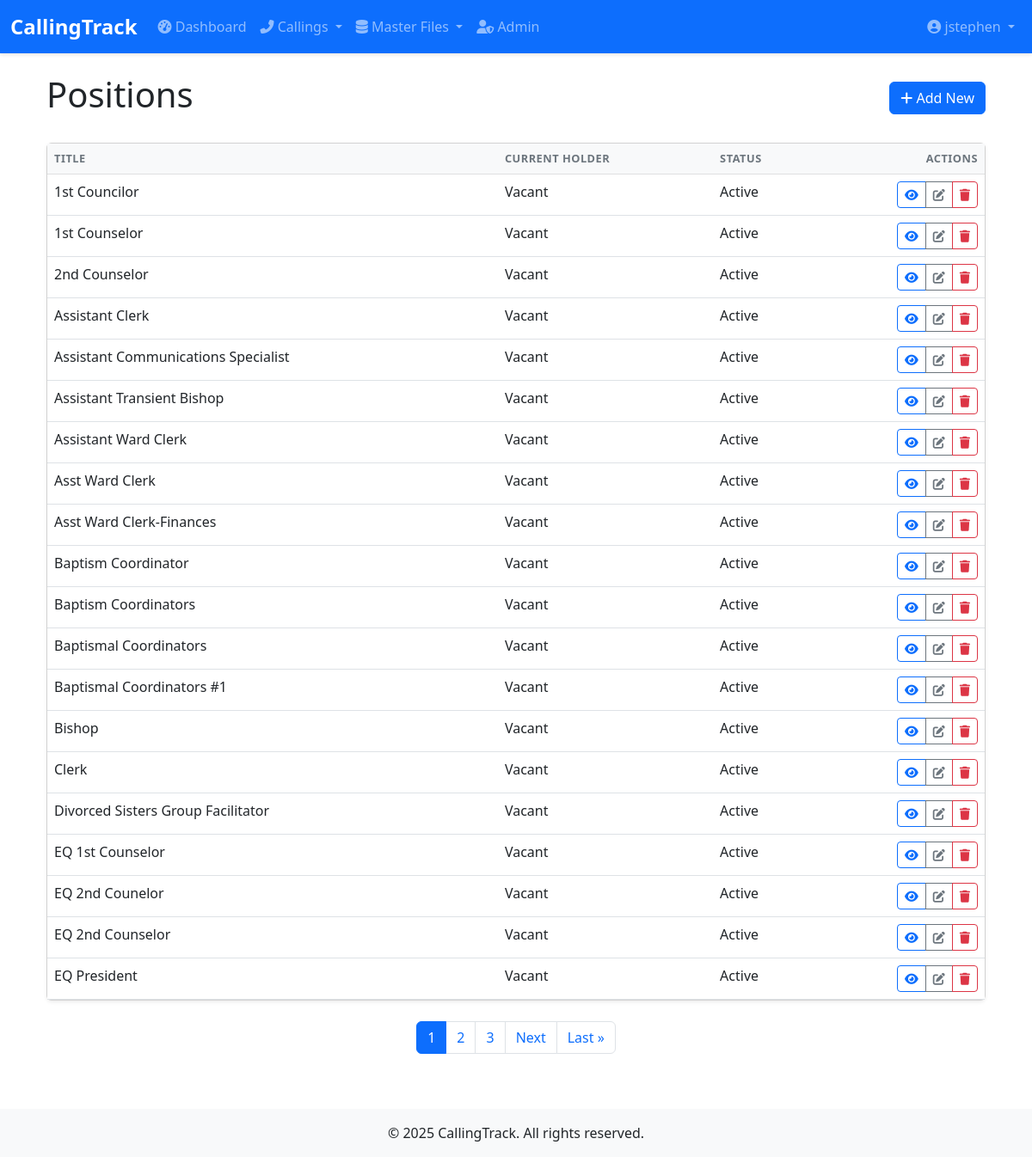
Screenshot of /callings/positions/ (signed in) with the database file from the repository.
### accounts/models.py (models this page shows, shortened)
class User(AbstractUser):
    email = models.EmailField(_('email address'), unique=True)
    phone = models.CharField(_('phone number'), max_length=20, blank=True)
    class Meta:
        verbose_name = _('user')
        verbose_name_plural = _('users')

### callings/models.py (models this page shows, shortened)
class Position(models.Model):
    title = models.CharField(max_length=100, unique=True)
    description = models.TextField(blank=True, null=True, help_text="Description of the position's responsibilities")
    is_leadership = models.BooleanField(default=False, help_text="Whether this is a leadership position")
    is_active = models.BooleanField(default=True, help_text="Whether this position is currently active")
    requires_setting_apart = models.BooleanField(
        default=False,
        help_text="Whether this position requires the member to be set apart"
    )
    display_order = models.PositiveSmallIntegerField(
        default=0,
        help_text="Order in which positions should be displayed (lower numbers first)"
    )
    created_at = models.DateTimeField(auto_now_add=True)
    updated_at = models.DateTimeField(auto_now=True)
    class Meta:
        ordering = ['display_order', 'title']
    def get_current_holder(self):
        active_calling = self.callings.filter(calling_status='ACTIVE', is_active=True).first()
        return active_calling.name if active_calling else None
    def get_list_display(self):
        current_holder = self.get_current_holder()
        return [
            self.title,
            current_holder or 'Vacant',
            'Active' if self.is_active else 'Inactive'
        ]
    def get_absolute_url(self):
        return reverse('callings:position-detail', kwargs={'pk': self.pk})

### callings/views.py (the view)
# urls.py: path('positions/', views.PositionListView.as_view(), name='position-list'),
class PositionListView(LoginRequiredMixin, TitleMixin, ListView):
    model = Position
    template_name = 'callings/position/position_list.html'
    context_object_name = 'positions'
    title = 'Positions'
    paginate_by = 20
    def get_context_data(self, **kwargs):
        context = super().get_context_data(**kwargs)
        context['headers'] = ['Title', 'Current Holder', 'Status']
        return context

### callings/views.py (called while the page is built)
    def get_title(self):
        return self.title

    def get_context_data(self, **kwargs):
        context = super().get_context_data(**kwargs)
        context['title'] = self.get_title()
        return context

### callings/templates/callings/position/position_list.html (shortened to what this page needs)
{% extends 'callings/_list.html' %}
{% block content %}
{% with title='Positions' create_url='callings:position-create' update_url='callings:position-update' delete_url='callings:position-delete' %}
{% with headers=headers %}
{{ block.super }}
{% endwith %}
{% endwith %}
{% endblock %}

### callings/templates/callings/_list.html (shortened to what this page needs)
{% extends 'callings/base.html' %}
{% load table_tags %}
{% block content %}
<div class="container">
    <div class="d-flex justify-content-between align-items-center mb-4">
        <h1>{{ title }}</h1>
        {% if create_url %}
        <a href="{% url create_url %}" class="btn btn-primary">
            <i class="fas fa-plus"></i> Add New
        </a>
        {% endif %}
    </div>
    <div class="card">
        <div class="card-body p-0">
            <div class="table-responsive">
                <table class="table table-hover mb-0">
                    <thead class="table-light">
                        <tr>
                            {% if sortable_headers %}
                                {% for field, label in sortable_headers %}
                                <th>{% sort_header field label %}</th>
                                {% endfor %}
                            {% else %}
                                {% for header in headers %}
                                <th>{{ header }}</th>
                                {% endfor %}
                            {% endif %}
                            <th class="text-end">Actions</th>
                        </tr>
                    </thead>
                    <tbody>
                        {% for item in object_list %}
                        <tr>
                            {% for field in item.get_list_display %}
                            <td>{{ field }}</td>
                            {% endfor %}
                            <td class="text-end">
                                <div class="btn-group" role="group">
                                    <a href="{{ item.get_absolute_url }}" class="btn btn-sm btn-outline-primary"
                                       data-bs-toggle="tooltip" title="View">
                                        <i class="fas fa-eye"></i>
                                    </a>
                                    <a href="{% url update_url item.pk %}" class="btn btn-sm btn-outline-secondary"
                                       data-bs-toggle="tooltip" title="Edit">
                                        <i class="fas fa-edit"></i>
                                    </a>
                                    <a href="{% url delete_url item.pk %}" class="btn btn-sm btn-outline-danger"
                                       data-bs-toggle="tooltip" title="Delete">
                                        <i class="fas fa-trash"></i>
                                    </a>
                                </div>
                            </td>
                        </tr>
                        {% endfor %}
                    </tbody>
                </table>
            </div>
        </div>
    </div>
    {% if is_paginated %}
    <nav aria-label="Page navigation" class="mt-4">
        <ul class="pagination justify-content-center">
            {% for num in page_obj.paginator.page_range %}
                {% if page_obj.number == num %}
                <li class="page-item active">
                    <span class="page-link">{{ num }}</span>
                </li>
                {% elif num > page_obj.number|add:'-3' and num < page_obj.number|add:'3' %}
                <li class="page-item">
                    <a class="page-link" href="?page={{ num }}{% for key, value in request.GET.items %}{% if key != 'page' %}&{{ key }}={{ value }}{% endif %}{% endfor %}">
                        {{ num }}
                    </a>
                </li>
                {% endif %}
            {% endfor %}
            {% if page_obj.has_next %}
            <li class="page-item">
                <a class="page-link" href="?page={{ page_obj.next_page_number }}{% for key, value in request.GET.items %}{% if key != 'page' %}&{{ key }}={{ value }}{% endif %}{% endfor %}">
                    Next
                </a>
            </li>
            <li class="page-item">
                <a class="page-link" href="?page={{ page_obj.paginator.num_pages }}{% for key, value in request.GET.items %}{% if key != 'page' %}&{{ key }}={{ value }}{% endif %}{% endfor %}">
                    Last &raquo;
                </a>
            </li>
            {% endif %}
        </ul>
    </nav>
    {% endif %}
</div>
{% endblock %}

### callings/templates/callings/base.html (shortened to what this page needs)
<!DOCTYPE html>
{% load static %}
<html lang="en">
<head>
    <link href="https://cdn.jsdelivr.net/npm/bootstrap@5.3.0/dist/css/bootstrap.min.css" rel="stylesheet">
    <link rel="stylesheet" href="https://cdnjs.cloudflare.com/ajax/libs/font-awesome/6.4.0/css/all.min.css">
    <link rel="stylesheet" href="{% static 'css/styles.css' %}">
</head>
<body>
    <nav class="navbar navbar-expand-lg navbar-dark bg-primary">
        <div class="container-fluid">
            <a class="navbar-brand" href="{% url 'dashboard' %}">CallingTrack</a>
            <div class="collapse navbar-collapse" id="navbarNav">
                <ul class="navbar-nav me-auto">
                    <li class="nav-item">
                        <a class="nav-link" href="{% url 'dashboard' %}"><i class="fas fa-tachometer-alt"></i> Dashboard</a>
                    </li>
                    <li class="nav-item dropdown">
                        <a class="nav-link dropdown-toggle" href="#" id="callingsDropdown" role="button" data-bs-toggle="dropdown">
                            <i class="fas fa-phone-alt"></i> Callings
                        </a>
                    </li>
                    <li class="nav-item dropdown">
                        <a class="nav-link dropdown-toggle" href="#" id="masterFilesDropdown" role="button" data-bs-toggle="dropdown">
                            <i class="fas fa-database"></i> Master Files
                        </a>
                    </li>
                    {% if user.is_superuser %}
                    <li class="nav-item">
                        <a class="nav-link" href="/admin/" target="_blank"><i class="fas fa-user-shield"></i> Admin</a>
                    </li>
                    {% endif %}
                </ul>
                <ul class="navbar-nav">
                    {% if user.is_authenticated %}
                    <li class="nav-item dropdown">
                        <a class="nav-link dropdown-toggle" href="#" id="userDropdown" role="button" data-bs-toggle="dropdown">
                            <i class="fas fa-user-circle"></i> {{ user.get_full_name|default:user.username }}
                        </a>
                    </li>
                    {% else %}
                    <li class="nav-item">
                        <a class="nav-link" href="{% url 'login' %}"><i class="fas fa-sign-in-alt"></i> Login</a>
                    </li>
                    {% endif %}
                </ul>
            </div>
        </div>
    </nav>
    <main class="container mt-4">
        {% block content %}{% endblock %}
    </main>
    <footer class="bg-light mt-5 py-3">
        <div class="container text-center">
            <p class="mb-0">&copy; {% now "Y" %} CallingTrack. All rights reserved.</p>
        </div>
    </footer>
</body>
</html>

### callings/static/css/styles.css (style rules this page uses)
body { min-height: 100vh; display: flex; flex-direction: column; }
main { flex: 1; }
.navbar { box-shadow: 0 2px 4px rgba(0, 0, 0, 0.1); }
.navbar-brand { font-weight: 700; font-size: 1.5rem; }
.navbar-nav .nav-link { padding: 0.5rem 1rem; }
.card { margin-bottom: 1.5rem; box-shadow: 0 0.125rem 0.25rem rgba(0, 0, 0, 0.075); transition: transform 0.2s ease-in-out; }
.table th { font-weight: 600; text-transform: uppercase; font-size: 0.8rem; letter-spacing: 0.5px; color: #6c757d; }
footer { background-color: #f8f9fa; padding: 1.5rem 0; margin-top: auto; }

### rows the page displays
User: get_full_name "jstephen"
Position: get_list_display "1st Councilor" "Vacant" "Active"
Position: get_list_display "1st Counselor" "Vacant" "Active"
Position: get_list_display "2nd Counselor" "Vacant" "Active"
Position: get_list_display "Assistant Clerk" "Vacant" "Active"
Position: get_list_display "Assistant Communications Specialist" "Vacant" "Active"
Position: get_list_display "Assistant Transient Bishop" "Vacant" "Active"
Position: get_list_display "Assistant Ward Clerk" "Vacant" "Active"
Position: get_list_display "Asst Ward Clerk" "Vacant" "Active"
Position: get_list_display "Asst Ward Clerk-Finances" "Vacant" "Active"
Position: get_list_display "Baptism Coordinator" "Vacant" "Active"
Position: get_list_display "Baptism Coordinators" "Vacant" "Active"
Position: get_list_display "Baptismal Coordinators" "Vacant" "Active"
Position: get_list_display "Baptismal Coordinators #1" "Vacant" "Active"
Position: get_list_display "Bishop" "Vacant" "Active"
Position: get_list_display "Clerk" "Vacant" "Active"
Position: get_list_display "Divorced Sisters Group Facilitator" "Vacant" "Active"
Position: get_list_display "EQ 1st Counselor" "Vacant" "Active"
Position: get_list_display "EQ 2nd Counelor" "Vacant" "Active"
Position: get_list_display "EQ 2nd Counselor" "Vacant" "Active"
Position: get_list_display "EQ President" "Vacant" "Active"

### other values shown
{{ title }} "Positions"
{{ header }} "TITLE" "CURRENT HOLDER" "STATUS"
{{ num }} "1"
{{ num }} "2" "3"
